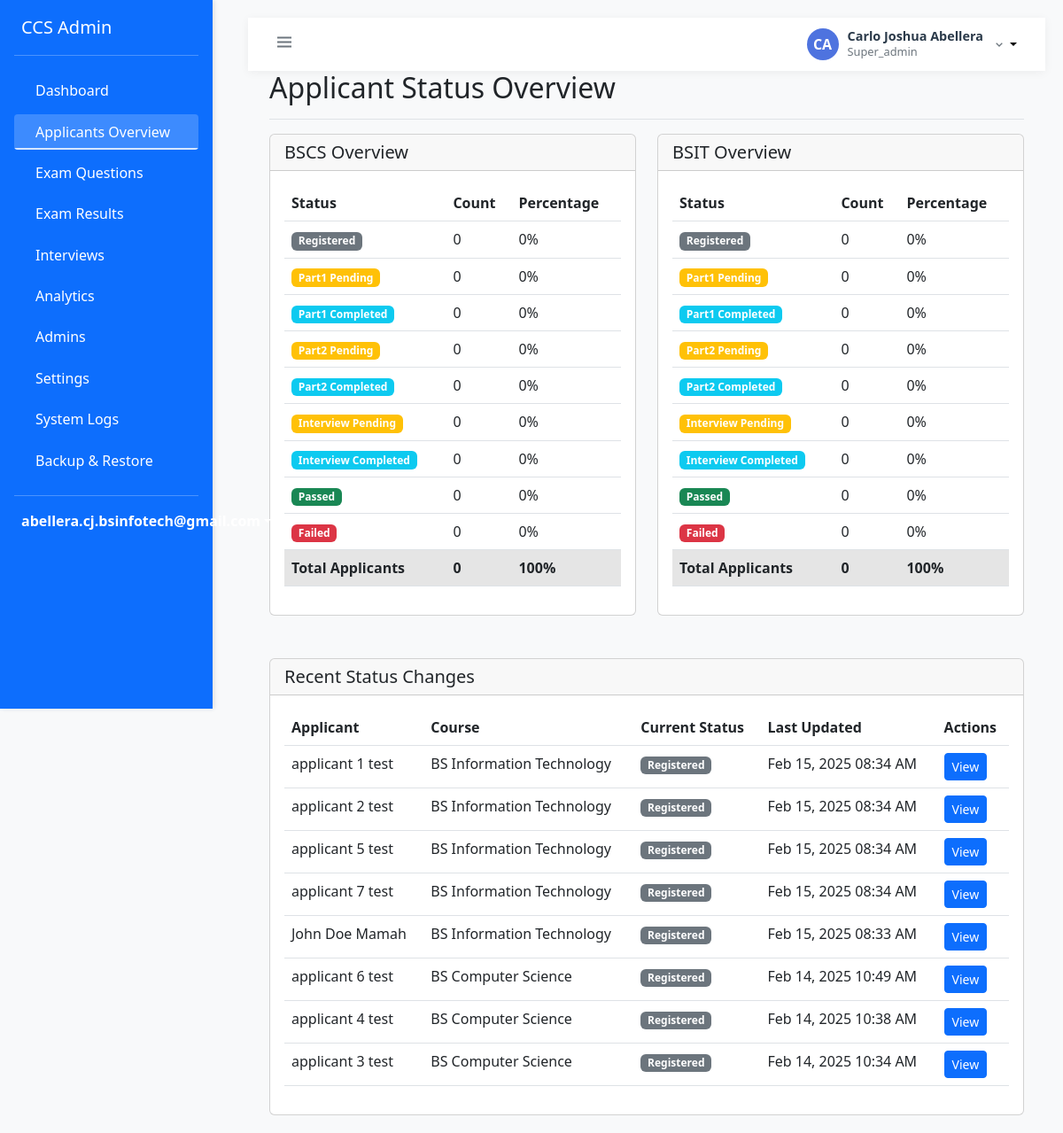
The app's page /admin/super/applicants_overview.php (signed in) with its own data.
### tables this page shows
CREATE TABLE `users` (
  `id` int(11) NOT NULL,
  `email` varchar(255) NOT NULL,
  `password` varchar(255) NOT NULL,
  `first_name` varchar(100) NOT NULL,
  `last_name` varchar(100) NOT NULL,
  `role` enum('super_admin','admin','applicant') NOT NULL,
  `status` enum('active','inactive','pending','approved','rejected') DEFAULT 'pending',
  `created_at` timestamp NOT NULL DEFAULT current_timestamp(),
  `updated_at` timestamp NOT NULL DEFAULT current_timestamp() ON UPDATE current_timestamp(),
  `updated_by` int(11) DEFAULT NULL
);

CREATE TABLE `applicants` (
  `id` int(11) NOT NULL,
  `user_id` int(11) NOT NULL,
  `applicant_number` varchar(50) NOT NULL,
  `first_name` varchar(100) NOT NULL,
  `middle_name` varchar(100) DEFAULT NULL,
  `last_name` varchar(100) NOT NULL,
  `contact_number` varchar(20) NOT NULL,
  `address` text NOT NULL,
  `birth_date` date NOT NULL,
  `school` varchar(255) NOT NULL,
  `course` enum('BSCS','BSIT') NOT NULL,
  `year_level` enum('1st Year','2nd Year','3rd Year','4th Year','5th Year','Graduate') NOT NULL,
  `progress_status` enum('registered','part1_pending','part1_completed','part2_pending','part2_completed','interview_pending','interview_completed','passed','failed') NOT NULL DEFAULT 'registered',
  `created_at` timestamp NOT NULL DEFAULT current_timestamp(),
  `updated_at` timestamp NOT NULL DEFAULT current_timestamp() ON UPDATE current_timestamp(),
  `application_status_id` int(11) DEFAULT NULL,
  `exam_status_id` int(11) DEFAULT NULL,
  `preferred_course` varchar(255) NOT NULL
);

### admin/super/applicants_overview.php (the view, shortened to what the rows shown need)
<?php
require_once '../../classes/Auth.php';
require_once '../../config/database.php';
require_once '../includes/layout.php';
$auth = new Auth();
try {
    $database = Database::getInstance();
    $conn = $database->getConnection();
    $status_overview = [
        'BSCS' => [
            'registered' => 0,
            'part1_pending' => 0,
            'part1_completed' => 0,
            'part2_pending' => 0,
            'part2_completed' => 0,
            'interview_pending' => 0,
            'interview_completed' => 0,
            'passed' => 0,
            'failed' => 0,
            'total' => 0
        ],
        'BSIT' => [
            'registered' => 0,
            'part1_pending' => 0,
            'part1_completed' => 0,
            'part2_pending' => 0,
            'part2_completed' => 0,
            'interview_pending' => 0,
            'interview_completed' => 0,
            'passed' => 0,
            'failed' => 0,
            'total' => 0
        ]
    ];
    $query = "SELECT
                a.id,
                a.first_name,
                a.last_name,
                a.preferred_course,
                a.progress_status,
                a.updated_at
              FROM applicants a
              ORDER BY a.updated_at DESC
              LIMIT 10";
    $stmt = $conn->query($query);
    $recent_changes = $stmt->fetchAll(PDO::FETCH_ASSOC);
} catch (Exception $e) {
    $error = $e->getMessage();
}
admin_header('Applicant Status Overview');
?>
<div class="container-fluid px-4">
    <div class="d-flex justify-content-between flex-wrap flex-md-nowrap align-items-center pb-2 mb-3 border-bottom">
        <h1 class="h2">Applicant Status Overview</h1>
    </div>
    <div class="row">
        <?php foreach ($status_overview as $course => $statuses): ?>
            <div class="col-md-6 mb-4">
                <div class="card">
                    <div class="card-body">
                        <div class="table-responsive">
                            <table class="table table-hover">
                                <thead>
                                    <tr>
                                        <th>Status</th>
                                        <th>Count</th>
                                        <th>Percentage</th>
                                    </tr>
                                </thead>
                            </table>
                        </div>
                    </div>
                </div>
            </div>
        <?php endforeach; ?>
    </div>
    <div class="card mt-4">
        <div class="card-body">
            <div class="table-responsive">
                <table class="table table-hover">
                    <thead>
                        <tr>
                            <th>Applicant</th>
                            <th>Course</th>
                            <th>Current Status</th>
                            <th>Last Updated</th>
                            <th>Actions</th>
                        </tr>
                    </thead>
                    <tbody>
                        <?php foreach ($recent_changes as $change): ?>
                            <tr>
                                <td><?php echo htmlspecialchars($change['first_name'] . ' ' . $change['last_name']); ?></td>
                                <td><?php echo htmlspecialchars($change['preferred_course']); ?></td>
                                <td>
                                    <span class="badge bg-<?php
                                        echo match($change['progress_status']) {
                                            'registered' => 'secondary',
                                            'part1_pending', 'part2_pending', 'interview_pending' => 'warning',
                                            'part1_completed', 'part2_completed', 'interview_completed' => 'info',
                                            'passed' => 'success',
                                            'failed' => 'danger',
                                            default => 'secondary'
                                        };
                                    ?>">
                                        <?php echo ucwords(str_replace('_', ' ', $change['progress_status'])); ?>
                                    </span>
                                </td>
                                <td><?php echo date('M d, Y h:i A', strtotime($change['updated_at'])); ?></td>
                                <td>
                                    <a href="view_applicant.php?id=<?php echo $change['id']; ?>" class="btn btn-sm btn-primary">
                                        <i class="bi bi-eye"></i> View
                                    </a>
                                </td>
                            </tr>
                        <?php endforeach; ?>
                    </tbody>
                </table>
            </div>
        </div>
    </div>
</div>
<?php
admin_footer();
?>

### admin/includes/layout.php (shortened to what the rows shown need)
<?php
require_once __DIR__ . '/../../classes/Auth.php';
function admin_header($title = '') {
?>
<!DOCTYPE html>
<html lang="en">
<head>
    <link href="https://cdn.jsdelivr.net/npm/bootstrap@5.3.0/dist/css/bootstrap.min.css" rel="stylesheet">
    <link href='https://unpkg.com/boxicons@2.1.4/css/boxicons.min.css' rel='stylesheet'>
    <link href="https://cdn.jsdelivr.net/npm/metismenu/dist/metisMenu.min.css" rel="stylesheet">
</head>
<body>
    <div class="wrapper">
        <?php include 'sidebar.php'; ?>
        <div class="page-content-wrapper">
            <nav class="top-navbar">
                <div class="user-profile dropdown">
                    <button class="user-profile-btn dropdown-toggle" type="button" data-bs-toggle="dropdown" aria-expanded="false">
                        <div class="user-avatar">
                            <?php echo strtoupper(substr($user['first_name'], 0, 1) . substr($user['last_name'], 0, 1)); ?>
                        </div>
                        <div class="user-info">
                            <h6 class="user-name"><?php echo htmlspecialchars($user['first_name'] . ' ' . $user['last_name']); ?></h6>
                            <p class="user-role"><?php echo ucfirst($user['role']); ?></p>
                        </div>
                        <i class="bx bx-chevron-down text-secondary"></i>
                    </button>
                </div>
            </nav>
            <div class="content-wrapper">
<?php
}
function admin_footer() {
?>
            </div>
        </div>
    </div>
</body>
</html>
<?php } ?>

### admin/includes/sidebar.php (shortened to what the rows shown need)
<?php
require_once __DIR__ . '/../../classes/Auth.php';
global $auth;
$user = $auth->getCurrentUser();
?>
<nav class="sidebar bg-primary">
    <div class="d-flex flex-column">
        <div class="dropdown pb-3">
            <a href="#" class="d-flex align-items-center text-white text-decoration-none dropdown-toggle" id="dropdownUser" data-bs-toggle="dropdown" aria-expanded="false">
                <strong><?php echo htmlspecialchars($user['email']); ?></strong>
            </a>
        </div>
    </div>
</nav>

### records on screen
users: email "abellera.cj.bsinfotech@gmail.com", first_name+last_name "CA", first_name+last_name "Carlo Joshua Abellera", role "Super_admin"
applicants: first_name+last_name "applicant 1 test", preferred_course "BS Information Technology", progress_status "Registered", updated_at "Feb 15, 2025 08:34 AM"
applicants: first_name+last_name "applicant 2 test", preferred_course "BS Information Technology", progress_status "Registered", updated_at "Feb 15, 2025 08:34 AM"
applicants: first_name+last_name "applicant 5 test", preferred_course "BS Information Technology", progress_status "Registered", updated_at "Feb 15, 2025 08:34 AM"
applicants: first_name+last_name "applicant 7 test", preferred_course "BS Information Technology", progress_status "Registered", updated_at "Feb 15, 2025 08:34 AM"
applicants: first_name+last_name "John Doe Mamah", preferred_course "BS Information Technology", progress_status "Registered", updated_at "Feb 15, 2025 08:33 AM"
applicants: first_name+last_name "applicant 6 test", preferred_course "BS Computer Science", progress_status "Registered", updated_at "Feb 14, 2025 10:49 AM"
applicants: first_name+last_name "applicant 4 test", preferred_course "BS Computer Science", progress_status "Registered", updated_at "Feb 14, 2025 10:38 AM"
applicants: first_name+last_name "applicant 3 test", preferred_course "BS Computer Science", progress_status "Registered", updated_at "Feb 14, 2025 10:34 AM"

### other values on screen
$course "BSCS"
str_replace('_', ' ', $status) "Registered"
$count "0"
str_replace('_', ' ', $status) "Part1 Pending"
str_replace('_', ' ', $status) "Part1 Completed"
str_replace('_', ' ', $status) "Part2 Pending"
str_replace('_', ' ', $status) "Part2 Completed"
str_replace('_', ' ', $status) "Interview Pending"
str_replace('_', ' ', $status) "Interview Completed"
str_replace('_', ' ', $status) "Passed"
str_replace('_', ' ', $status) "Failed"
$statuses['total'] "0"
$course "BSIT"
